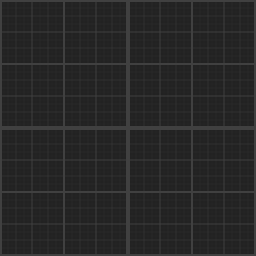

Python code for this plot:
#!/usr/bin/python3

import cairo
import math

img = cairo.ImageSurface(cairo.FORMAT_ARGB32, 256, 256)
cx = cairo.Context(img)
cx.set_source_rgb(0.125, 0.125, 0.125)
cx.paint()

cx.set_source_rgb(0.25, 0.25, 0.25)

for i in range(1, 8):
    num = 2 ** i
    for j in range(0, num + 1):
        x = float(j) * 256.0 / num
        w = 8.0 / num
        cx.rectangle(x - w * 0.5, 0, w, 256)
        cx.rectangle(0, x - w * 0.5, 256, w)

cx.fill()

img.write_to_png('no_tile.png')
